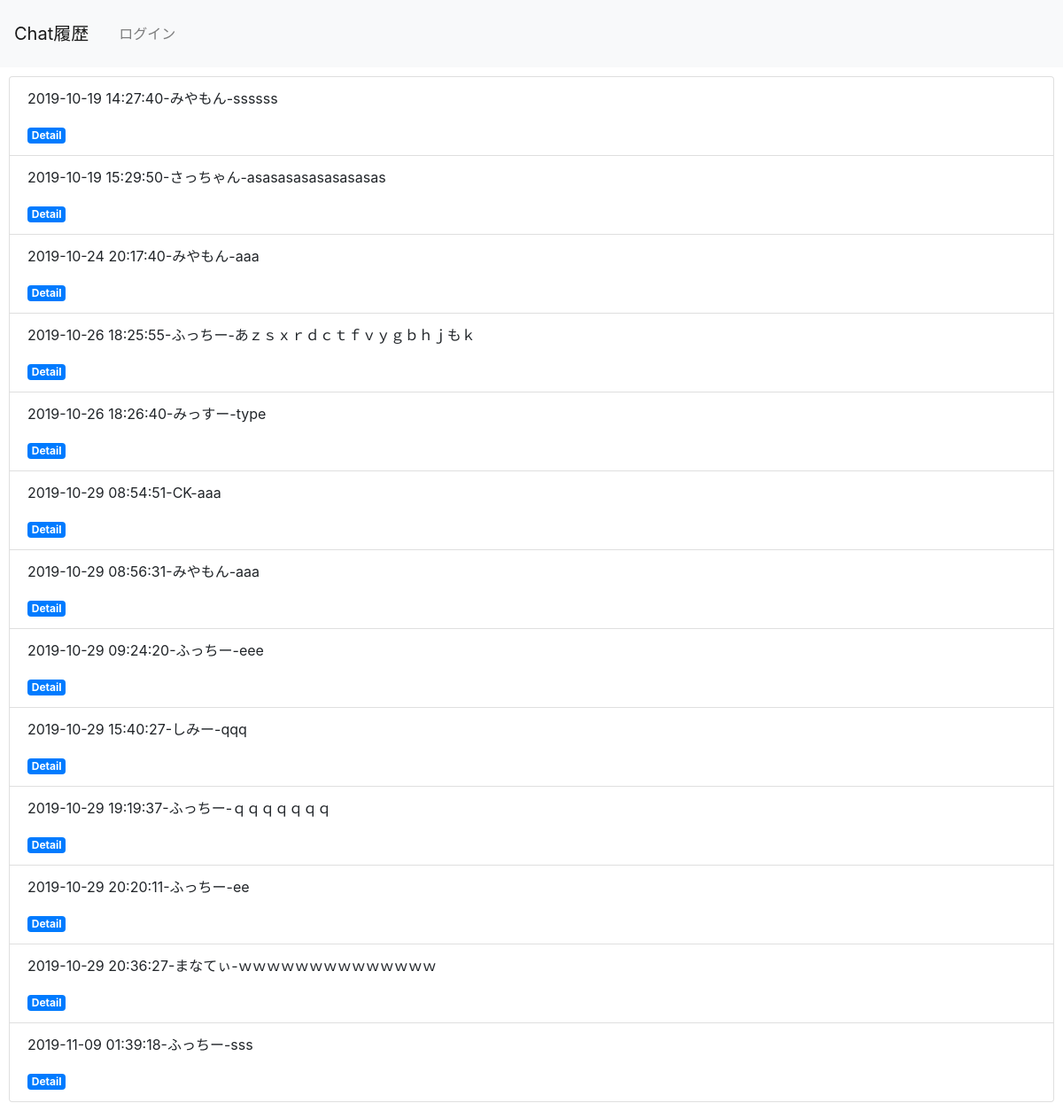
Screenshot of /select_nologin.php with the database file from the repository.
### tables this page shows
CREATE TABLE `msg` (
  `id` int(12) NOT NULL,
  `name` varchar(12) NOT NULL,
  `message` varchar(300) NOT NULL,
  `time` datetime NOT NULL DEFAULT current_timestamp()
);

### select_nologin.php (the view, shortened to what this page needs)
<?php
$pdo = connectToDb();
$sql = 'SELECT * FROM msg';
$stmt = $pdo->prepare($sql);
$status = $stmt->execute();
$view = '';
if ($status == false) {
    $error = $stmt->errorInfo();
    exit('sqlError:' . $error[2]);
} else {
    while ($result = $stmt->fetch(PDO::FETCH_ASSOC)) {
        $view .= '<li class="list-group-item">';
        $view .= '<p>' . $result['time'] . '-' . $result['name'] . '-' . $result['message'] . '</p>';
        $view .= '<a href="detail_nologin.php?id=' . $result['id'] . '" class="badge badge-primary">Detail</a>';
    }
}
?>
<!DOCTYPE html>
<html lang="ja">
<head>
    <link rel="stylesheet" href="https://stackpath.bootstrapcdn.com/bootstrap/4.2.1/css/bootstrap.min.css">
</head>
<body>
    <header>
        <nav class="navbar navbar-expand-lg navbar-light bg-light">
            <a class="navbar-brand" href="#">Chat履歴</a>
            <div class="collapse navbar-collapse" id="navbarNav">
                <ul class="navbar-nav">
                    <li class="nav-item">
                        <a class="nav-link" href="login.php">ログイン</a>
                    </li>
                </ul>
            </div>
        </nav>
    </header>
    <div>
        <ul class="list-group">
            <?= $view ?>
        </ul>
    </div>
</body>
</html>

### select_nologin.php (style rules this page uses)
div { padding: 10px; font-size: 16px; }

### rows the page displays
msg: time "2019-10-19 14:27:40", name "みやもん", message "ssssss"
msg: time "2019-10-19 15:29:50", name "さっちゃん", message "asasasasasasasasas"
msg: time "2019-10-24 20:17:40", name "みやもん", message "aaa"
msg: time "2019-10-26 18:25:55", name "ふっちー", message "あｚｓｘｒｄｃｔｆｖｙｇｂｈｊもｋ"
msg: time "2019-10-26 18:26:40", name "みっすー", message "type"
msg: time "2019-10-29 08:54:51", name "CK", message "aaa"
msg: time "2019-10-29 08:56:31", name "みやもん", message "aaa"
msg: time "2019-10-29 09:24:20", name "ふっちー", message "eee"
msg: time "2019-10-29 15:40:27", name "しみー", message "qqq"
msg: time "2019-10-29 19:19:37", name "ふっちー", message "ｑｑｑｑｑｑｑ"
msg: time "2019-10-29 20:20:11", name "ふっちー", message "ee"
msg: time "2019-10-29 20:36:27", name "まなてぃ", message "ｗｗｗｗｗｗｗｗｗｗｗｗｗｗ"
msg: time "2019-11-09 01:39:18", name "ふっちー", message "sss"
